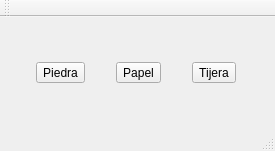
<?xml version="1.0" encoding="UTF-8"?>
<ui version="4.0">
 <class>MainWindow</class>
 <widget class="QMainWindow" name="MainWindow">
  <property name="geometry">
   <rect>
    <x>0</x>
    <y>0</y>
    <width>275</width>
    <height>151</height>
   </rect>
  </property>
  <property name="windowTitle">
   <string>Piedra, Papel o Tijera</string>
  </property>
  <widget class="QWidget" name="centralWidget">
   <layout class="QHBoxLayout" name="horizontalLayout">
    <item>
     <widget class="QToolButton" name="toolButton">
      <property name="text">
       <string>Piedra</string>
      </property>
     </widget>
    </item>
    <item>
     <widget class="QToolButton" name="toolButton_2">
      <property name="text">
       <string>Papel</string>
      </property>
     </widget>
    </item>
    <item>
     <widget class="QToolButton" name="toolButton_3">
      <property name="text">
       <string>Tijera</string>
      </property>
     </widget>
    </item>
   </layout>
  </widget>
  <widget class="QMenuBar" name="menuBar">
   <property name="geometry">
    <rect>
     <x>0</x>
     <y>0</y>
     <width>275</width>
     <height>23</height>
    </rect>
   </property>
  </widget>
  <widget class="QToolBar" name="mainToolBar">
   <attribute name="toolBarArea">
    <enum>TopToolBarArea</enum>
   </attribute>
   <attribute name="toolBarBreak">
    <bool>false</bool>
   </attribute>
  </widget>
  <widget class="QStatusBar" name="statusBar"/>
 </widget>
 <layoutdefault spacing="6" margin="11"/>
 <resources/>
 <connections/>
</ui>
